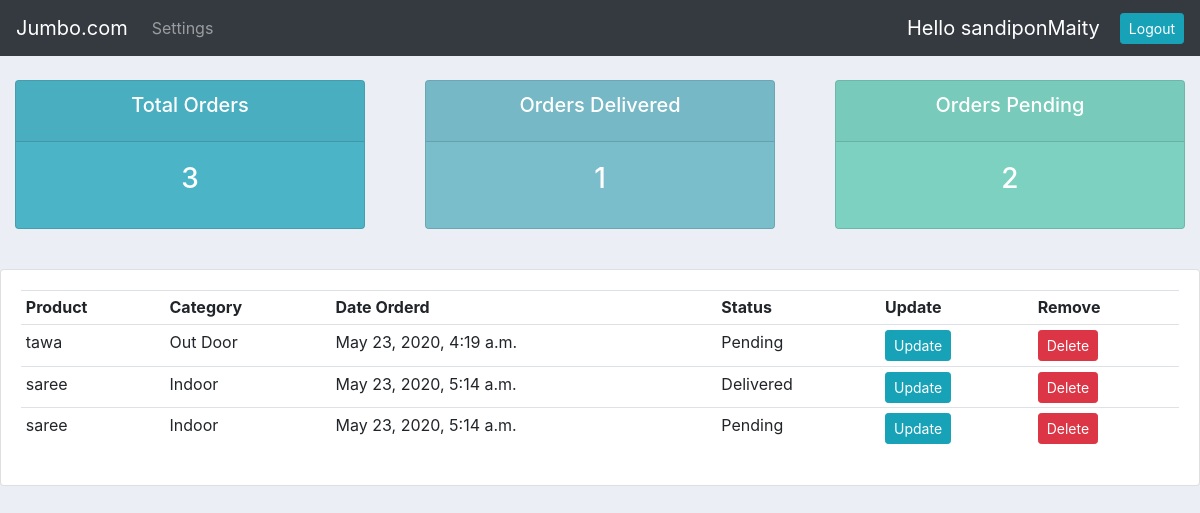
Screenshot of /user/ (signed in) with the database file from the repository.
### accounts/models.py (models this page shows, shortened)
class Order(models.Model):
		STATUS=(('Delivered','Delivered'),('Pending','Pending'),('Out Of Delivery','Out of Delivery'))
		customer=models.ForeignKey(Customer,null=True,on_delete=models.SET_NULL)
		product=models.ForeignKey(Product,null=True,on_delete=models.SET_NULL)
		status=models.CharField(max_length=30,null=True,choices=STATUS)
		date=models.DateTimeField(auto_now_add=True,null=True)

class Product(models.Model):
	CATEGORY=(('Indoor','Indoor'),('Out Door','Out Door'))
	name=models.CharField(max_length=30,null=True)
	price=models.FloatField(null=True)
	category=models.CharField(max_length=30,null=True,choices=CATEGORY)
	description=models.CharField(max_length=30,null=True,blank=True)
	tags=models.ManyToManyField(Product_Type)
	date=models.DateTimeField(auto_now_add=True,null=True)

### accounts/decorators.py (the view)
		def wrapper_func(request,*args,**kwargs):
			group=None
			if request.user.groups.exists():
				group=request.user.groups.all()[0].name
			if group in allow:
				return view_func(request,*args,**kwargs)
			else:
				return HttpResponse("you did not have permision to access this page")

### accounts/views.py (called while the page is built)
@allow_user(allow=['customer'])
def user(request):
	order=request.user.customer.order_set.all()
	total_order=order.count()
	delivered=order.filter(status='Delivered').count()
	pending=order.filter(status='Pending').count()
	context={
	'total_order':total_order,
	'order_delivered':delivered,
	'order_pending':pending,
	'orders':order
	}
	return render(request,'user.html',context)

### accounts/templates/user.html
{% extends 'base.html' %}
{% block content %}
{% include 'status.html' %}
<br>
		<div class="row">
	<div class="col-md">
		<div class="card card-body">
			<table class="table table-sm">
				<tr>
					<th>Product</th>
					<th>Category</th>
					<th>Date Orderd</th>
					<th>Status</th>
					<th>Update</th>
					<th>Remove</th>
				</tr>
			{% for order in orders %}
			<tr>
				<td>{{order.product.name}}</td>
				<td>{{order.product.category}}</td>
				<td>{{order.date}}</td>
				<td>{{order.status}}</td>
				<td><a class="btn btn-sm btn-info" href="{% url 'updateorder' order.id %}">Update</a></td>
				<td><a class="btn btn-sm btn-danger" href="{% url 'deleteorder' order.id %}">Delete</a></td>
			</tr>
			{% endfor %}
			</table>
		</div>
	</div>
</div>
{% endblock content%}

### accounts/templates/navbar.html (shortened to what this page needs)
<nav class="navbar navbar-expand-lg navbar-dark bg-dark">
  <a class="navbar-brand" href="#">Jumbo.com</a>
  <div class="collapse navbar-collapse" id="navbarNavAltMarkup">
    <div class="navbar-nav">
     {% if request.user.is_staff %}
      <a class="nav-item nav-link active" href="#">Dashboard</a>
      <a class="nav-item nav-link" href="#">Products</a>
      {% else %}
      <a class="nav-item nav-link" href="{% url 'account_setting' %}">Settings</a>
      {% endif %}
    </div>
  </div>
  <span id="logout">Hello {{request.user}}</span>
  <span><a class="btn btn-sm btn-info" href="{% url 'logout' %}">Logout</a></span>
</nav>

### static/css/style.css (style rules this page uses)
body { background-color: #ebeff5; }

### accounts/templates/navbar.html (style rules this page uses)
#logout { font-size: 20px; margin-right: 20px; color:#fff; }

### rows the page displays
Order: product.name "tawa", product.category "Out Door", date "May 23, 2020, 4:19 a.m.", status "Pending"
Order: product.name "saree", product.category "Indoor", date "May 23, 2020, 5:14 a.m.", status "Delivered"
Order: product.name "saree", product.category "Indoor", date "May 23, 2020, 5:14 a.m.", status "Pending"

### other values shown
{{ request.user }} "sandiponMaity"
{{ total_order }} "3"
{{ order_delivered }} "1"
{{ order_pending }} "2"
